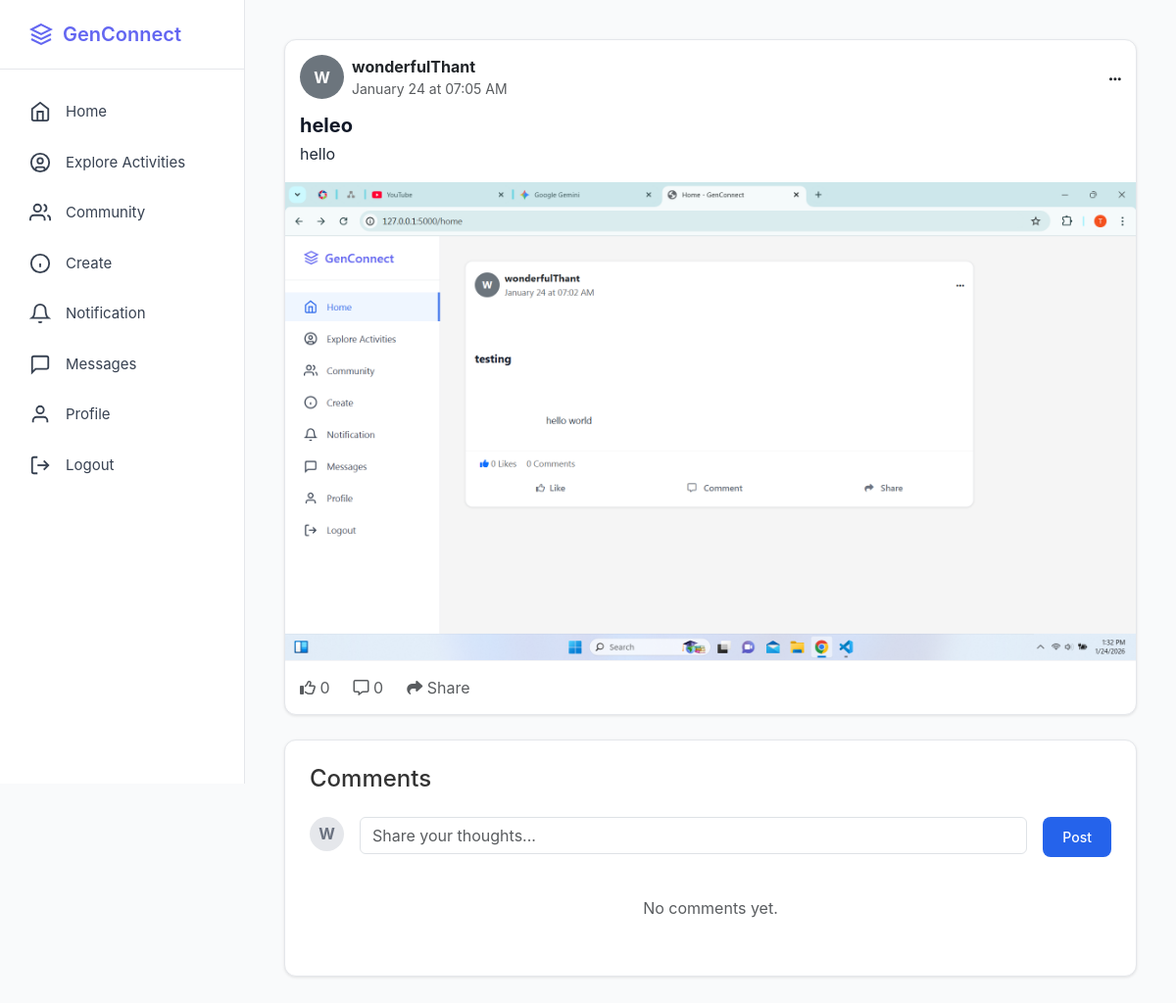
The app's page /post/2 (signed in), older data.
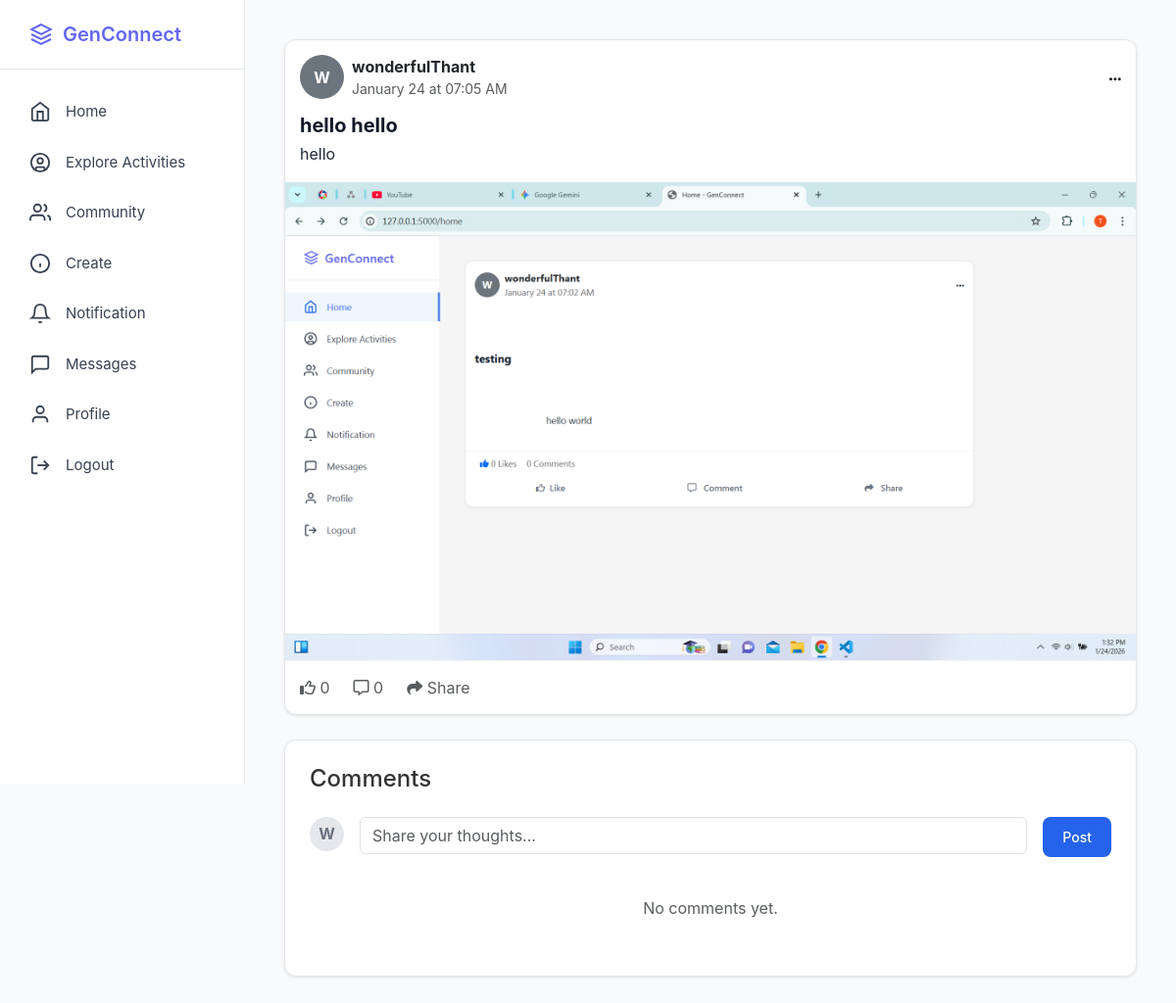
The same page, newer data.
### app.py (models this page shows, shortened)
class Post(db.Model):
    __tablename__ = 'posts'
    id = db.Column(db.Integer, primary_key=True)
    title = db.Column(db.String(200), nullable=True)
    content = db.Column(db.Text, nullable=False)
    media_file = db.Column(db.String(255), nullable=True) # Replaces image_url
    media_type = db.Column(db.String(10), nullable=True)  # 'image' or 'video'
    user_id = db.Column(db.Integer, db.ForeignKey('users.id'), nullable=False)
    created_at = db.Column(db.DateTime, default=datetime.utcnow)
    comments = db.relationship('Comment', backref='post', lazy=True, cascade='all, delete-orphan')
    likes = db.relationship('Like', backref='post', lazy=True, cascade='all, delete-orphan')
    def user_has_liked(self, user_id):
        return Like.query.filter_by(user_id=user_id, post_id=self.id).first() is not None

### app.py (the view, shortened to what this page needs)
@app.route('/post/<int:post_id>', methods=['GET', 'POST'])
def post_details(post_id):
    if 'user_id' not in session: return redirect(url_for('login'))
    post = Post.query.get_or_404(post_id)
    current_user = User.query.get(session['user_id'])
    return render_template('post_details.html', post=post, current_user=current_user)

### templates/post_details.html (shortened to what the changed rows need)
{% extends "base.html" %}
{% block extra_css %}
<link rel="stylesheet" href="https://cdnjs.cloudflare.com/ajax/libs/font-awesome/6.4.0/css/all.min.css">
{% endblock %}
{% block content %}
<div class="container">
    <main class="main-feed">
        <div class="content-wrapper">
            <div id="post-container-{{ post.id }}">
                <div id="post-visible-{{ post.id }}" class="post-card">
                    <div class="post-header">
                        <div class="d-flex align-items-center gap-2">
                            <div>
                                <div class="fw-bold text-dark">{{ post.author.username }}</div>
                                <div class="text-muted small">{{ post.created_at.strftime('%B %d at %I:%M %p') }}</div>
                            </div>
                        </div>
                        <div class="dropdown">
                        </div>
                    </div>
                    {% if post.title %}
                    <h2 class="post-title">{{ post.title }}</h2>
                    {% endif %}
                    <div class="post-content">{{ post.content }}</div>
                    {% if post.media_file %}
                    <div class="post-media">
                        {% if post.media_type == 'video' %}
                            <video src="{{ url_for('uploaded_file', filename=post.media_file) }}" controls></video>
                        {% else %}
                            <img src="{{ url_for('uploaded_file', filename=post.media_file) }}" alt="Post content">
                        {% endif %}
                    </div>
                    {% endif %}
                    <div class="post-footer">
                        <div class="d-flex gap-4">
                        </div>
                    </div>
                </div>
            </div>
        </div>
    </main>
</div>
{% endblock %}

Row changes from the older to the newer data that the page shows:
changed Post "hello": title "heleo" → "hello hello"
